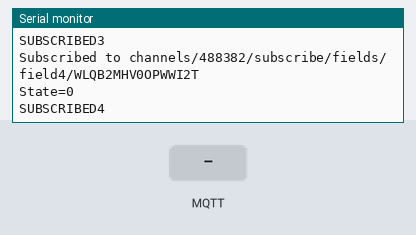
This sketch was run on a simulated Arduino Uno, built with avr-gcc and run on an emulated ATmega328P. Parts: the last lines printed to the serial monitor. The inputs (shaded band) are chosen by the test bench. WiFi joins after 1.5 s; servers stay silent unless stated; no MQTT or app messages arrive unless stated.

Above: at 2.7 s.
2.8 s: MQTT message "1" arrives on the first subscribed topic
At 3.5 s:
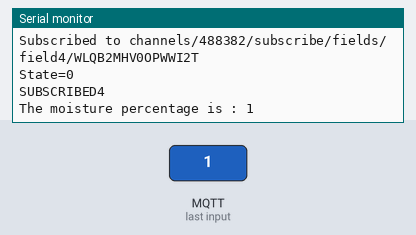
4.3 s: MQTT message "on" arrives on the first subscribed topic
At 4.7 s:
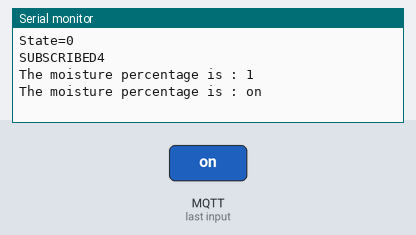
5.8 s: MQTT message "off" arrives on the first subscribed topic
At 7.0 s:
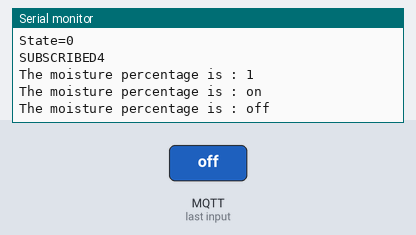
7.3 s: MQTT message "1" arrives on the second subscribed topic
At 8.1 s:
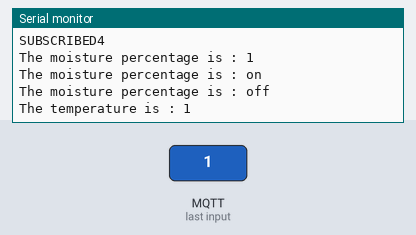
8.8 s: MQTT message "on" arrives on the second subscribed topic
At 9.3 s:
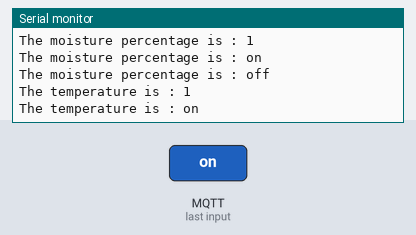
10.3 s: MQTT message "off" arrives on the second subscribed topic
At 11.6 s:
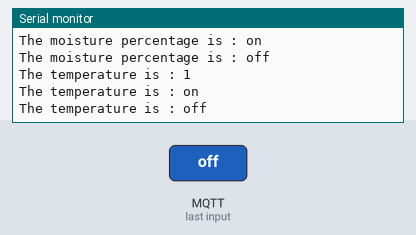

The sketch:

thingspeak_mqtt_subscribe.ino
```cpp
#include <SPI.h>
#include <Ethernet.h>
#include <PubSubClient.h>

byte mac[] = { 0xDE, 0xAD, 0xBE, 0xEF, 0xFE, 0xED };


char mqttUserName[] = "Makerdemy";
char mqttPass[] = "FW3JRPEX7J90NC28";

const char* server = "mqtt.thingspeak.com";

const char* f1 = "field1";
const char* f2 = "field2";
const char* f3 = "field3";
const char* f4 = "field4";

const long channelID = 488382;


char readAPIKey[] = "WLQB2MHV0OPWWI2T";

EthernetClient client;
PubSubClient mqttClient(client);


void setup() {
  Serial.begin(9600);

   if (Ethernet.begin(mac) == 0) {
    Serial.println(F("Unable to configure Ethernet using DHCP"));
    for (;;);
  }
  Serial.println("Ethernet configured via DHCP");
  mqttClient.setServer(server, 1883);
  mqttClient.setCallback(callback);

}

void loop() {

  if (!mqttClient.connected())
  {
    reconnect();
  }
  mqttClient.loop();

}

void reconnect()
{
  while (!mqttClient.connected())
  {
    Serial.print("Attempting MQTT connection...");
    char clientID[]="makerdemy123";
    if (mqttClient.connect(clientID,mqttUserName,mqttPass))
    {
      Serial.print("Connected...");
      if(mqttsubscribe(channelID,3,readAPIKey)==1)
      {
      Serial.println("SUBSCRIBED");
      }
      else
      {
      Serial.print("failed, rc=");
      Serial.print(mqttClient.state());
      Serial.println(" try again in 5 seconds");
      delay(5000);
      }
      if(mqttsubscribe(channelID,1,readAPIKey)==1)
      {
        Serial.println("SUBSCRIBED2");
      }
      else
     {
      Serial.print("failed, rc=");
      Serial.print(mqttClient.state());
      Serial.println(" try again in 5 seconds");
      delay(5000);
      }
      if(mqttsubscribe(channelID,2,readAPIKey)==1)
      {
        Serial.println("SUBSCRIBED3");
      }
      else
     {
      Serial.print("failed, rc=");
      Serial.print(mqttClient.state());
      Serial.println(" try again in 5 seconds");
      delay(5000);
      }
      if(mqttsubscribe(channelID,4,readAPIKey)==1)
      {
        Serial.println("SUBSCRIBED4");
      }
      else
     {
      Serial.print("failed, rc=");
      Serial.print(mqttClient.state());
      Serial.println(" try again in 5 seconds");
      delay(5000);
      }
  }
}
}

int mqttsubscribe(long channelID, int field, char* readAPIKey)
{
  String topic = "channels/"+String(channelID)+"/subscribe/fields/field"+String(field)+"/"+String(readAPIKey);
  Serial.println("Subscribed to "+topic);
  Serial.println("State="+String(mqttClient.state()));
  char charBuf[topic.length()+1];
  topic.toCharArray(charBuf,topic.length()+1);
  return mqttClient.subscribe(charBuf);
}
void callback(char* topic, byte* payload, unsigned int length)
{
  if(strstr(topic,f1))
  {
  Serial.print("The temperature is : ");
  strfun(payload,length);
  }
  else if(strstr(topic,f2))
  {
  Serial.print("The humidity is : ");
  strfun(payload,length);
  }
  else if(strstr(topic,f3))
  {
  Serial.print("The moisture percentage is : ");
  strfun(payload,length);
  }
  else
  {
  Serial.print("The light presence is : ");
  strfun(payload,length);
  }
}


void strfun(byte* payload,unsigned int length)
{
  for (int i=0;i<length;i++)
  {
    Serial.print((char)payload[i]);
  }
  Serial.println();
  return;
}
```

Measured:
- after the input at 2.8 s, the serial monitor: prints a new line at once (image 1)
- after the input at 4.3 s, the serial monitor: prints a new line at once (image 2)
- after the input at 5.8 s, the serial monitor: prints a new line at once (image 3)
- after the input at 7.3 s, the serial monitor: prints a new line at once (image 4)
- after the input at 8.8 s, the serial monitor: prints a new line at once (image 5)
- after the input at 10.3 s, the serial monitor: prints a new line at once (image 6)
